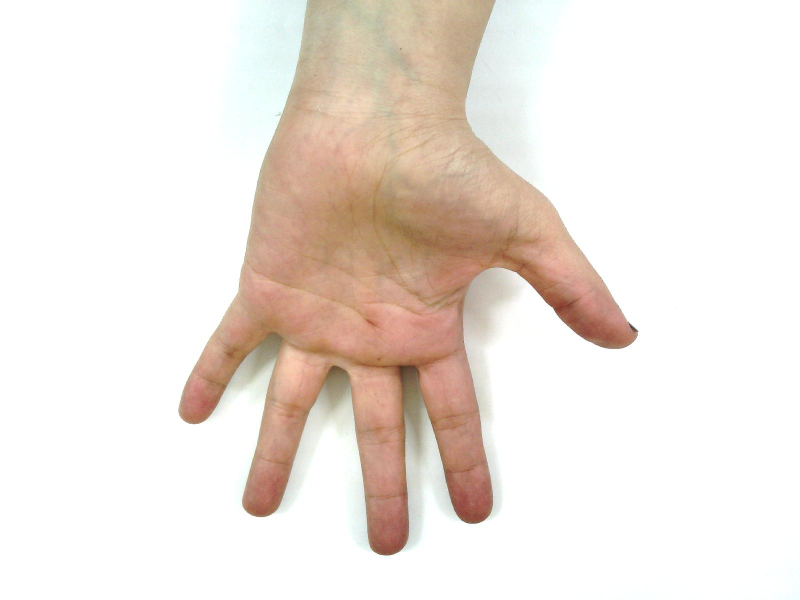
#> input picture 3.jpg, 1600 x 1200 px (shown at 1/2 size)
$ jupyter execute --allow-errors BIO_Preprocessingv2.ipynb
#> lines starting #> are read from the running program, lines starting #| are printed output that depends on the picture; after the words box and inside, x2 and y2 are one past the last pixel; in counts of white or black regions, pixels touching at a corner belong together
# <a>Introduction</a>

# <a>Import</a>

[cell 1]
import numpy as np
from matplotlib import pyplot as plt
from itertools import product
import cv2
import sys
import os
import re
from PIL import Image
import PIL

# <a>Preprocess</a>

[cell 2]
import cv2
import numpy as np
import matplotlib.pyplot as plt
import os

img_name = '3.jpg'
image = cv2.imread(img_name)
#> image is the input picture: shape (1200, 1600, 3); mean B, G, R 222.4, 229.3, 238.4
if image is None:
    raise ValueError("Image not found. Please check the path and filename.")

# Step 1: Convert the image to grayscale
gray_image = cv2.cvtColor(image, cv2.COLOR_BGR2GRAY)
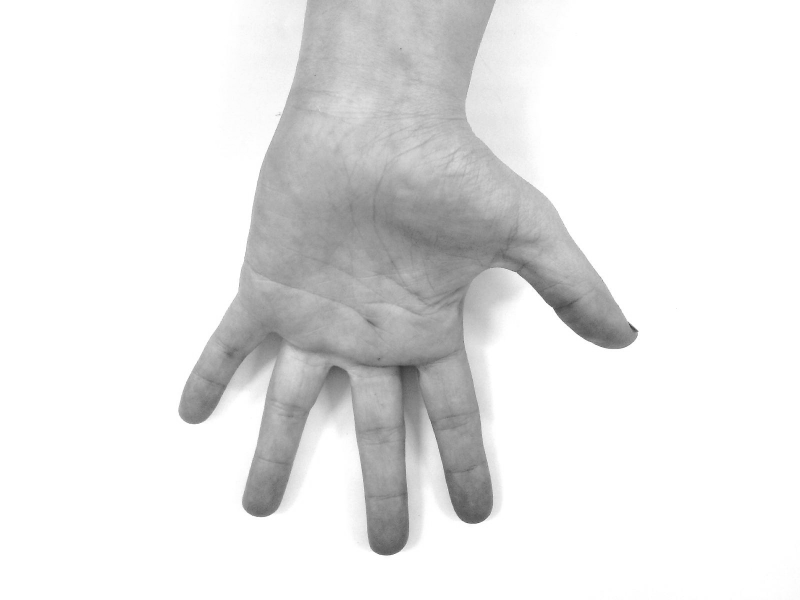
#> gray_image: shape (1200, 1600) (shown at 1/2 size); min 29, max 255, mean 231.2

# Step 2: Apply Gaussian smoothing to reduce noise
gaussian_blur = cv2.GaussianBlur(gray_image, (11, 11), 0)

# Step 3: Apply Otsu's thresholding to create a binary mask
_, binary_image = cv2.threshold(gaussian_blur, 0, 255, cv2.THRESH_BINARY_INV + cv2.THRESH_OTSU)
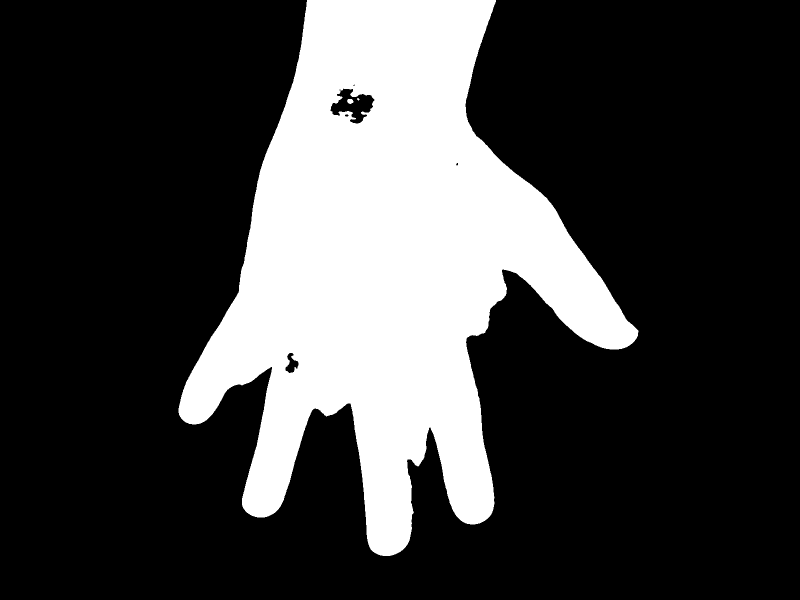
#> binary_image: shape (1200, 1600) (shown at 1/2 size); 25.6% white; 3 white regions (1 under 20 px), largest, box (x1, y1, x2, y2) and area: (357, 0, 1277, 1112) 490955, (694, 198, 707, 208) 98

# Display the result
plt.figure(figsize=(8, 6))
plt.subplot(1, 3, 1)
plt.title("Grayscale Image")
plt.imshow(gray_image, cmap='gray')
plt.axis('off')

plt.subplot(1, 3, 2)
plt.title("Gaussian Smoothing")
plt.imshow(gaussian_blur, cmap='gray')
plt.axis('off')

plt.subplot(1, 3, 3)
plt.title("Otsu's Threshold")
plt.imshow(binary_image, cmap='gray')
plt.axis('off')

plt.show()
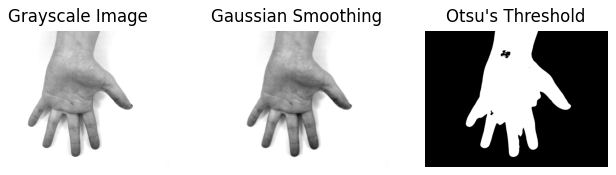
#> figure drawn by matplotlib, 3 panels

# Save the final binary image
output_folder = 'Test'
os.makedirs(output_folder, exist_ok=True)
binary_image_path = os.path.join(output_folder, 'hand_binary_otsu.jpg')
cv2.imwrite(binary_image_path, binary_image)
print(f"Binary image saved at: {binary_image_path}")

$ run again, with 4.jpg copied over 3.jpg
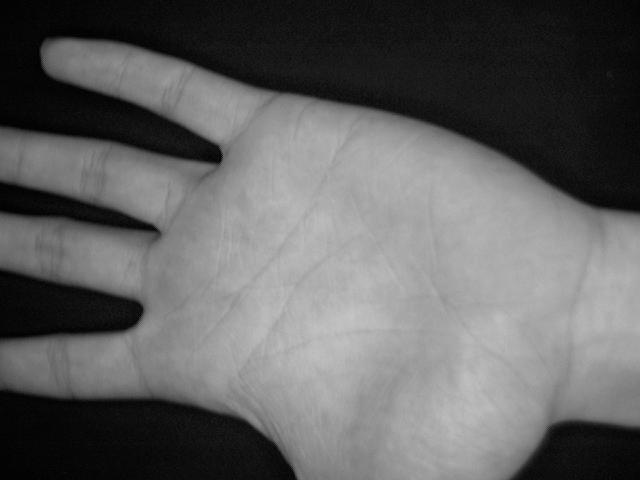
#> input picture 4.jpg, 640 x 480 px
#> image is the input picture: shape (480, 640, 3); min 0, max 197, mean 97.8
#> `_, binary_image = cv2.threshold(gaussian_blur, 0, 255, cv2.THRESH_BINA..`:
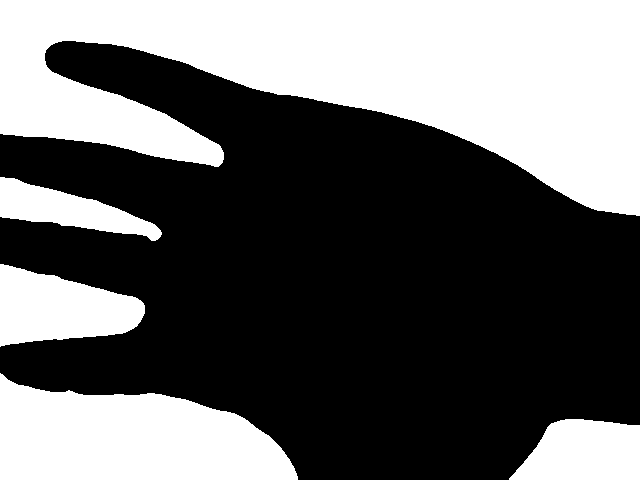
#> binary_image: shape (480, 640); 40.3% white; 5 white regions, box (x1, y1, x2, y2) and area: (0, 0, 640, 216) 82163, (0, 373, 298, 480) 22658, (0, 264, 145, 347) 8090, (509, 419, 640, 480) 6323, (0, 177, 162, 241) 4701
#> `plt.show()`:
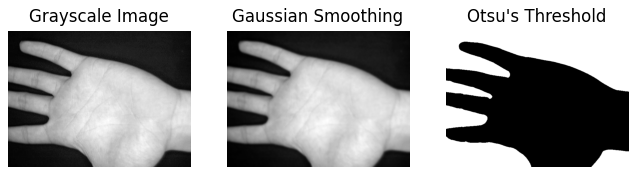
#> figure drawn by matplotlib, 3 panels
